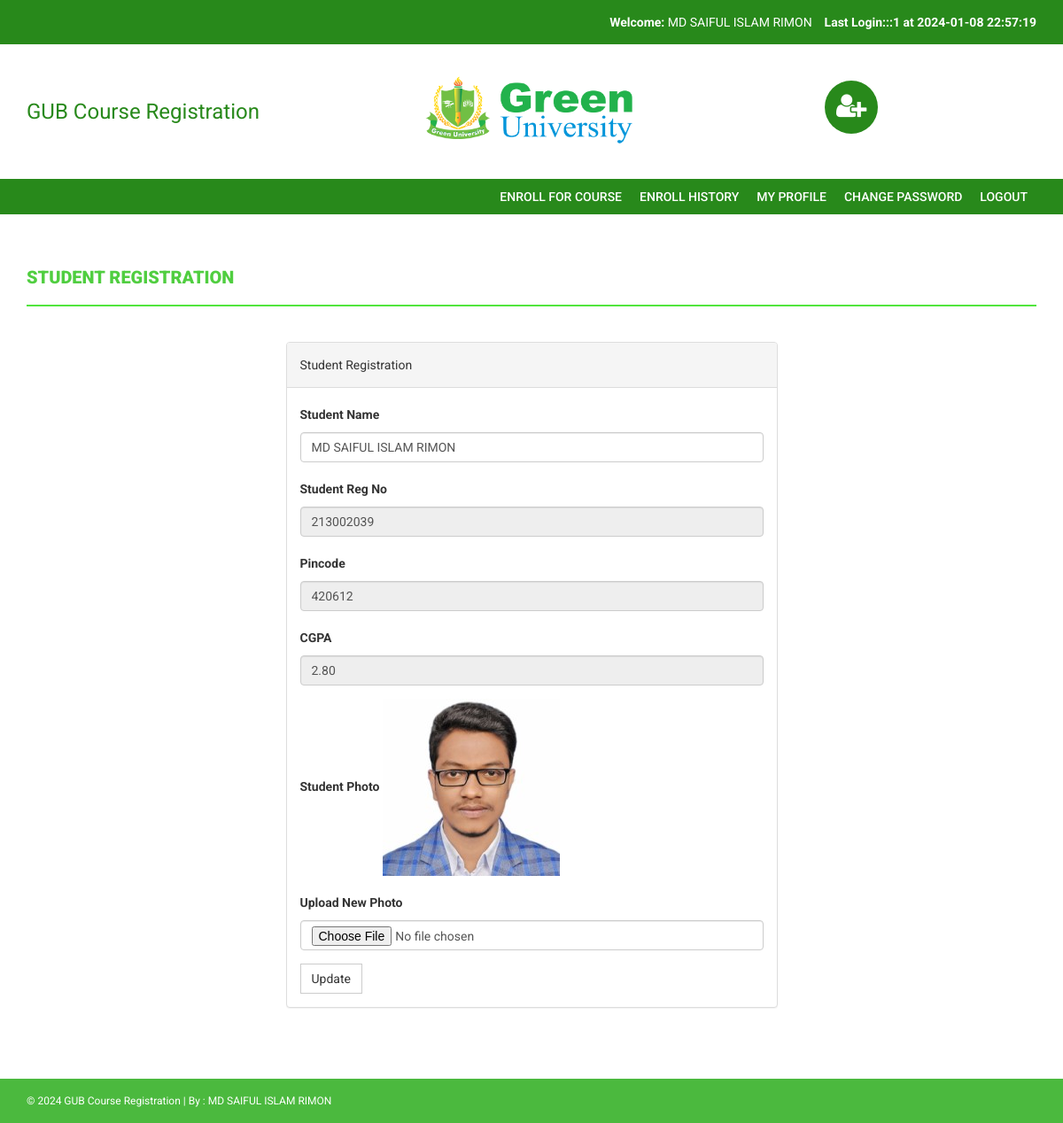
/my-profile.php (signed in), run on the app's committed database.
### tables this page shows
CREATE TABLE `students` (
  `StudentRegno` varchar(255) NOT NULL,
  `studentPhoto` varchar(255) DEFAULT NULL,
  `password` varchar(255) DEFAULT NULL,
  `studentName` varchar(255) DEFAULT NULL,
  `pincode` varchar(255) DEFAULT NULL,
  `session` varchar(255) DEFAULT NULL,
  `department` varchar(255) DEFAULT NULL,
  `semester` varchar(255) DEFAULT NULL,
  `cgpa` decimal(10,2) DEFAULT NULL,
  `creationdate` timestamp NULL DEFAULT current_timestamp(),
  `updationDate` varchar(255) DEFAULT NULL,
  `department_id` int(11) DEFAULT NULL
);

### my-profile.php (the view, shortened to what this page needs)
<?php
include('includes/config.php');
if(strlen($_SESSION['login'])==0)
    {
header('location:index.php');
}
else{
?>
<!DOCTYPE html>
<html xmlns="http://www.w3.org/1999/xhtml">
<head>
    <link href="assets/css/bootstrap.css" rel="stylesheet" />
    <link href="assets/css/font-awesome.css" rel="stylesheet" />
    <link href="assets/css/style.css" rel="stylesheet" />
</head>
<body>
<?php include('includes/header.php');?>
<?php if($_SESSION['login']!="")
{
 include('includes/menubar.php');
}
 ?>
    <div class="content-wrapper">
        <div class="container">
              <div class="row">
                    <div class="col-md-12">
                        <h1 class="page-head-line">Student Registration  </h1>
                    </div>
                </div>
                <div class="row" >
                  <div class="col-md-3"></div>
                    <div class="col-md-6">
                        <div class="panel panel-default">
                        <div class="panel-heading">
                          Student Registration
                        </div>
<?php $sql=mysqli_query($con,"select * from students where StudentRegno='".$_SESSION['login']."'");
while($row=mysqli_fetch_array($sql))
{ ?>
                        <div class="panel-body">
                       <form name="dept" method="post" enctype="multipart/form-data">
   <div class="form-group">
    <label for="studentname">Student Name  </label>
    <input type="text" class="form-control" id="studentname" name="studentname" value="<?php echo htmlentities($row['studentName']);?>"  />
  </div>
 <div class="form-group">
    <label for="studentregno">Student Reg No   </label>
    <input type="text" class="form-control" id="studentregno" name="studentregno" value="<?php echo htmlentities($row['StudentRegno']);?>"  placeholder="Student Reg no" readonly />
  </div>
<div class="form-group">
    <label for="Pincode">Pincode  </label>
    <input type="text" class="form-control" id="Pincode" name="Pincode" readonly value="<?php echo htmlentities($row['pincode']);?>" required />
  </div>
<div class="form-group">
    <label for="CGPA">CGPA  </label>
    <input type="text" class="form-control" id="cgpa" name="cgpa"  value="<?php echo htmlentities($row['cgpa']);?>" required readonly/>
  </div>
<div class="form-group">
    <label for="Pincode">Student Photo  </label>
   <?php if($row['studentPhoto']==""){ ?>
   <img src="studentphoto/noimage.png" width="200" height="200"><?php } else {?>
   <img src="studentphoto/<?php echo htmlentities($row['studentPhoto']);?>" width="200" height="200">
   <?php } ?>
  </div>
<div class="form-group">
    <label for="Pincode">Upload New Photo  </label>
    <input type="file" class="form-control" id="photo" name="photo"  value="<?php echo htmlentities($row['studentPhoto']);?>" />
  </div>
  <?php } ?>
 <button type="submit" name="submit" id="submit" class="btn btn-default">Update</button>
</form>
                            </div>
                            </div>
                    </div>
                </div>
            </div>
        </div>
  <?php include('includes/footer.php');?>
</body>
</html>
<?php } ?>

### includes/header.php (shortened to what this page needs)
<?php
include("includes/config.php");
?>
<?php if($_SESSION['login']!="")
{?>
<header>
        <div class="container">
            <div class="row">
                <div class="col-md-12">
                    <strong>Welcome: </strong><?php echo htmlentities($_SESSION['sname']);?>
                    <strong>Last Login:<?php
        $ret=mysqli_query($con,"SELECT  * from userlog where studentRegno='".$_SESSION['login']."' order by id desc limit 1,1");
                    $row=mysqli_fetch_array($ret);
                    echo $row['userip']; ?> at <?php echo $row['loginTime'];?></strong>
                </div>
            </div>
        </div>
    </header>
    <?php } ?>
        <div class="navbar navbar-inverse set-radius-zero">
            <div class="container">
                <div class="d-flex justify-content-between align-items-center">
                    <a class="" href="#" style="color:#28891B; font-size:24px;">
                       GUB Course Registration
                    </a>
                    <div class = "logo">
                        <img src="pictures/gumsbanner.png" alt="Logo" style="width: 250px;">
                    </div>
                    <div class="left-div">
                        <i class="fa fa-user-plus login-icon" ></i>
                    </div>
                </div>
            </div>
        </div>

### assets/css/style.css (style rules this page uses)
body { font-family: 'Roboto', sans-serif; line-height: 30px; }
.set-radius-zero { border-radius: 0px; -moz-border-radius: 0px; -webkit-border-radius: 0px; }
.content-wrapper { margin-top: 40px; min-height: 600px; padding-bottom: 60px; }
.page-head-line { font-weight: 900; padding-bottom: 20px; border-bottom: 2px solid #51e53d; text-transform: uppercase; color: #50CE40; font-size: 20px; margin-bottom: 40px; }
.btn { border-radius: 0px; -webkit-border-radius: 0px; -moz-border-radius: 0px; }
.d-flex { display: flex; }
.justify-content-between { justify-content: space-between; }
.align-items-center { align-items: center; }
.login-icon { height: 60px; width: 60px; padding: 13px; border-radius: 50%; font-size: 30px; margin-bottom: 20px; color: #fff; text-align: center; cursor:pointer; background-color:#28891b; -webkit-border-radius:50%; -moz-border-radius:50%; }
header { background-color: #28891B; color: #fff; padding: 10px; text-align: right; }
.left-div { padding-left: 30px; margin-top: 40px; margin-bottom: 30px; }
.navbar-inverse { background-color: #FFF; border-color: transparent; }
.navbar { margin-bottom: 0px; }

### data on the page
students: studentname "MD SAIFUL ISLAM RIMON", studentregno "213002039", Pincode "420612", cgpa "2.80", studentPhoto (picture)

### other printed values
$_SESSION['sname'] "MD SAIFUL ISLAM RIMON"
$row['userip'] "::1"
$row['loginTime'] "2024-01-08 22:57:19"
